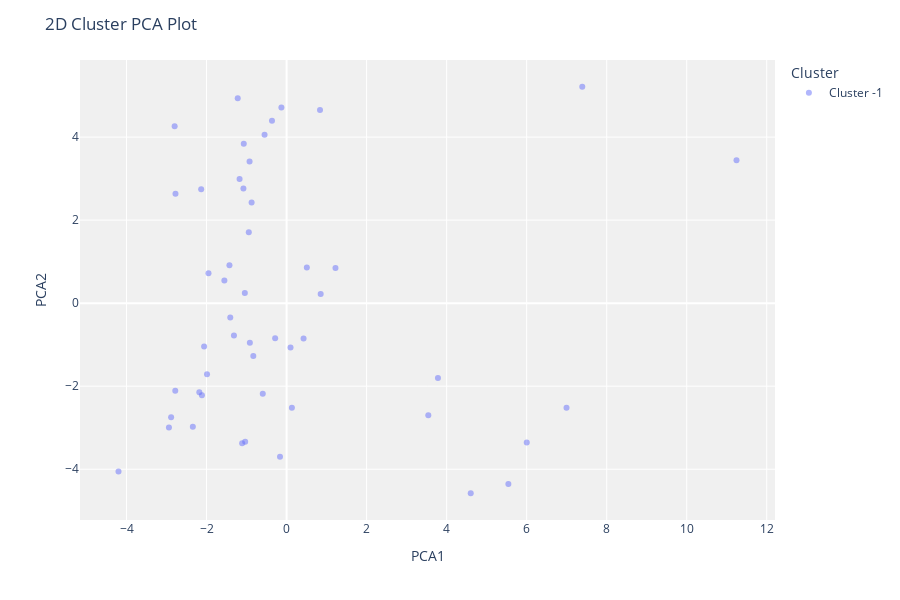

Source (notebook cell):
### Code cell
s.evaluate_model(dbscan)

### Figure 1 — Plotly figure (JSON) as saved in the notebook; plotly's stock layout.template omitted (floating-point values rounded to 4 significant figures)
{"data": [{"customdata": [["New Fires"], ["Kalmak Daha Zor"], ["Shades Of Night"], ["All You Leave Behind"], ["Diet Mountain Dew"], ["Claire"], ["Consciousness"], ["My City's On Fire - Notre Dame Remix"], ["Bukk"], ["NKBİ X YAPAMAM - Remix"], ["Gitme Bebé"], ["The Story About Us"], ["Love Me More"], ["Unholy (feat. Kim Petras) - Orchestral Version"], ["Unholy (feat. Kim Petras)"], ["Lacrimosa"], ["exile (feat. Bon Iver)"], ["Kalbe Ben"], ["Geçmiş Değişmez - Sezer Uysal Remix"], ["My Own Time"], ["Indigo Night"], ["Where’s My Love - Alternate Version"], ["Umutsuz Aşk Sözlü - Yalı Çapkını Original Soundtrack"], ["Paranoya"], ["Mektup"], ["Suçlarımdan Biri"], ["Welcome To The Opera (with Grimes)"], ["How To Listen To This Album"], ["Moment - Mahmut Orhan Remix"], ["Sign of the Times"], ["Delichones"], ["Elinari"], ["Elegy"], ["Caminando de Noche"], ["Only We Can See"], ["Vesaire - Sezer Uysal Mix"], ["Beauty And The Beast"], ["Ordinary Friend"], ["Time and Time Again - Single Edit"], ["Afterglow"], ["Danza"], ["Rosso Profondo"], ["Tears of Bliss"], ["Outomorrow - Anyma, Kevin de Vries Remix"], ["Quiet Distortion - Bart Skils Remix"], ["Too Little Too Late - Little Late Edit"], ["Paradise - Âme Remix"], ["Self Control"], ["Before I Fall"], ["Rodrigo: Concierto de Aranjuez: II. Adagio"]], "hovertemplate": "Cluster=Cluster -1<br>PCA1=%{x}<br>PCA2=%{y}<br>Feature=%{customdata[0]}<extra></extra>", "legendgroup": "Cluster -1", "marker": {"color": "#636efa", "opacity": 0.5, "symbol": "circle"}, "mode": "markers", "name": "Cluster -1", "orientation": "v", "showlegend": true, "textposition": "top center", "type": "scatter", "x": [1.222, -1.035, -1.07, 0.09843, -4.201, 0.5065, -1.407, -1.951, 7.39, -0.5951, -0.1644, -1.221, -1.11, -2.343, -2.94, 4.602, 5.543, -1.043, -1.174, -0.9251, 3.783, 6.002, 6.996, -2.116, -1.316, -2.886, -1.988, 0.4243, -1.554, -0.8317, -0.5502, -0.3648, -0.2855, 0.8355, 0.852, -0.1294, 3.542, -2.18, -2.782, -2.061, -2.797, -2.776, -0.9445, -2.134, -1.079, -0.874, -1.428, -0.9178, 0.1331, 11.24], "xaxis": "x", "y": [0.847, -3.339, 3.84, -1.07, -4.053, 0.8604, -0.3476, 0.7226, 5.213, -2.18, -3.7, 4.935, -3.371, -2.975, -2.994, -4.579, -4.356, 0.2445, 2.992, 3.413, -1.804, -3.357, -2.518, -2.219, -0.7807, -2.749, -1.712, -0.8527, 0.5489, -1.27, 4.056, 4.392, -0.8438, 4.65, 0.2202, 4.71, -2.702, -2.144, -2.108, -1.041, 4.261, 2.637, 1.706, 2.747, 2.764, 2.427, 0.9104, -0.9533, -2.516, 3.441], "yaxis": "y"}], "layout": {"height": 600, "legend": {"title": {"text": "Cluster"}, "tracegroupgap": 0}, "margin": {"t": 60}, "plot_bgcolor": "rgb(240,240,240)", "title": {"text": "2D Cluster PCA Plot"}, "xaxis": {"anchor": "y", "domain": [0, 1], "title": {"text": "PCA1"}}, "yaxis": {"anchor": "x", "domain": [0, 1], "title": {"text": "PCA2"}}}}
